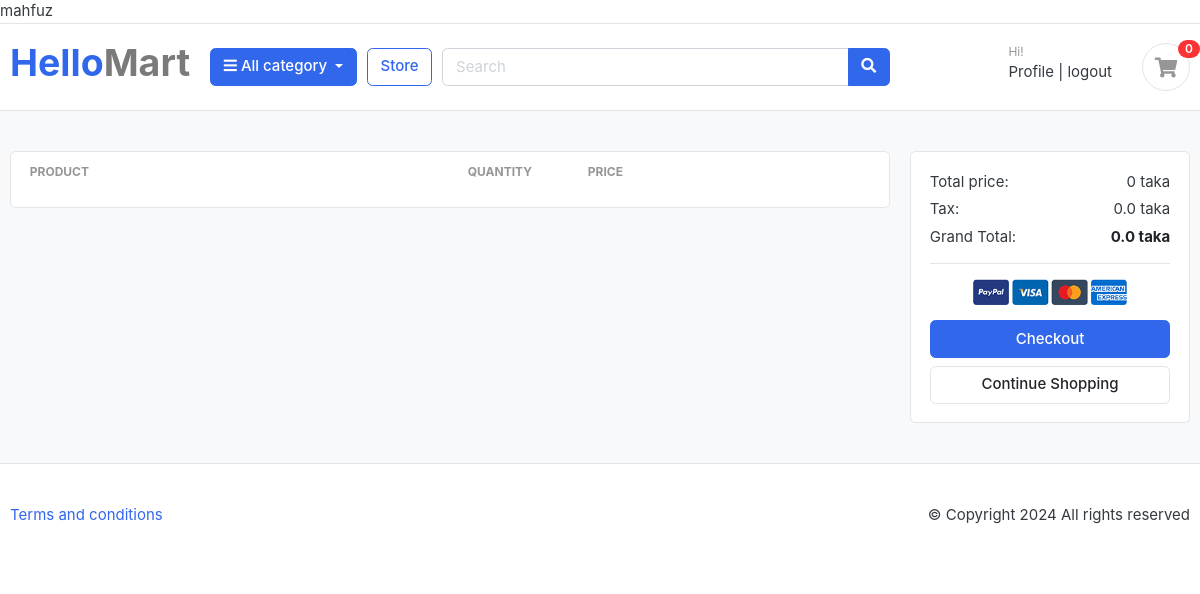
The app's page /cart/ (signed in), older data.
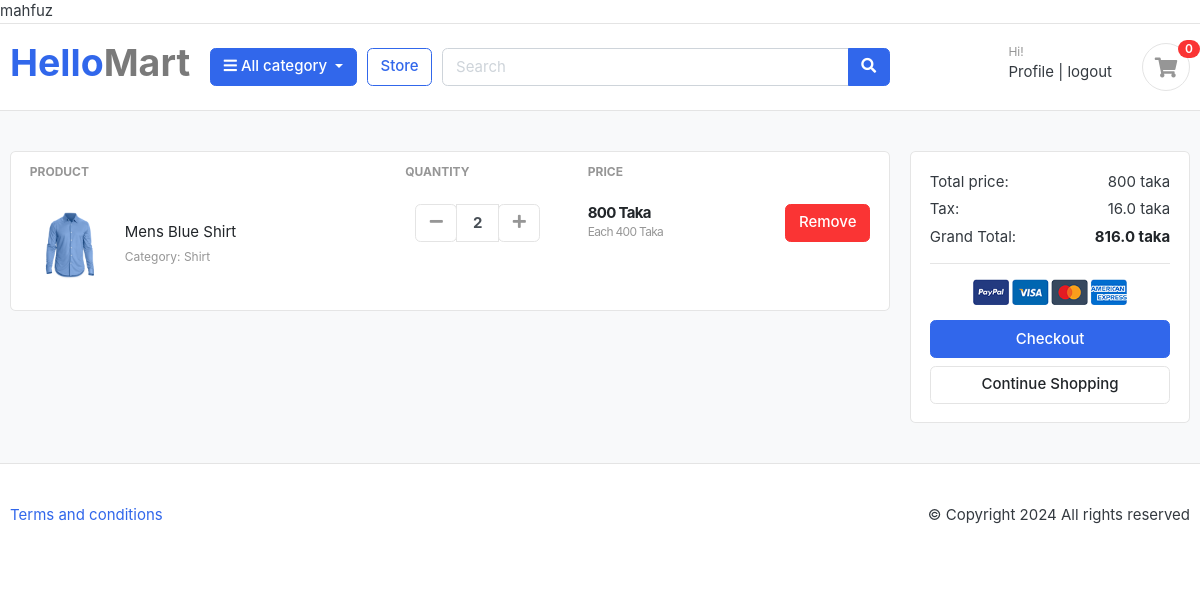
The same page, newer data.
### cart/models.py (models this page shows, shortened)
class CartItem(models.Model):
    product = models.ForeignKey(Product, on_delete = models.CASCADE)
    cart = models.ForeignKey(Cart, on_delete=models.CASCADE, null= True)
    quantity = models.IntegerField()
    is_active = models.BooleanField(default=True)
    user = models.ForeignKey(User, on_delete=models.CASCADE, null= True)
    def sub_total(self):
        return self.product.price * self.quantity

### store/models.py (models this page shows, shortened)
class Product(models.Model):
    product_name = models.CharField(max_length=100, unique = True)
    slug = models.SlugField(max_length = 200, unique = True)
    description = models.TextField(max_length = 400, blank = True)
    price = models.IntegerField()
    image = models.ImageField(upload_to='photos/products')
    stock = models.IntegerField()
    is_available = models.BooleanField(default = True)
    category = models.ForeignKey(Category, on_delete=models.CASCADE)
    created_date = models.DateTimeField(auto_now_add = True)
    modified_date = models.DateTimeField(auto_now = True)

### category/models.py (models this page shows, shortened)
class Category(models.Model):
    category_name = models.CharField(max_length = 50, unique = True)
    slug = models.SlugField(max_length = 100, unique = True)
    description = models.TextField(max_length = 255, blank = True)
    cat_image = models.ImageField(upload_to= 'photos/categories', blank= True)

### cart/views.py (the view, shortened to what this page needs)
# urls.py: path('cart/', include('cart.urls')),
def cart(request):
    cart_items = None
    tax = 0
    total = 0
    grand_total = 0
    if request.user.is_authenticated:
        cart_items = CartItem.objects.filter(user = request.user)
        for item in cart_items:
            total += item.product.price * item.quantity
        tax = (total*2)/100
    grand_total = total + tax
    return render(request, 'cart/cart.html', {'cart_items' : cart_items, 'tax' : tax, 'grand_total' : grand_total, 'total' : total})

### cart/templates/cart/cart.html (shortened to what the changed rows need)
{% extends "base.html" %}
{% load static %}
{% block body %}
<section class="section-content padding-y bg">
  <div class="container">
    <div class="row">
      <aside class="col-lg-9">
        <div class="card">
          <table class="table table-borderless table-shopping-cart">
            <thead class="text-muted">
              <tr class="small text-uppercase">
                <th scope="col">Product</th>
                <th scope="col" width="120">Quantity</th>
                <th scope="col" width="120">Price</th>
                <th scope="col" class="text-right" width="200"></th>
              </tr>
            </thead>
            <tbody>
              {% for item in cart_items %}
              <tr>
                <td>
                  <figure class="itemside align-items-center">
                    <div class="aside">
                      <img src="{{item.product.image.url}} " class="img-sm" />
                    </div>
                    <figcaption class="info">
                      <a href="#" class="title text-dark"
                        >{{item.product.product_name}} </a
                      >
                      <p class="text-muted small">
                        Category: {{item.product.category.category_name}}
                      </p>
                    </figcaption>
                  </figure>
                </td>
                <td>
                  <div class="col">
                    <div class="input-group input-spinner">
                      <div class="input-group-prepend">
                        <form action="{% url "remove_cart_item" item.product.id %}" method="POST">
                          <button
                            class="btn btn-light"
                            type="submit"
                            id="button-minus"
                          >
                            <i class="fa fa-minus"></i>
                          </button>
                        </form>
                      </div>
                      <input type="text" class="form-control" value={{item.quantity}} />
                      <div class="input-group-append">
                        <form action="{% url "add_cart" item.product.id %}" method="POST">
                          <button
                            class="btn btn-light"
                            type="submit"
                            id="button-plus"
                          >
                            <i class="fa fa-plus"></i>
                          </button>
                        </form>
                      </div>
                    </div>
                  </div>
                </td>
                <td>
                  <div class="price-wrap">
                    <var class="price">{{item.sub_total}} Taka </var>
                    <small class="text-muted">Each {{item.product.price}} Taka </small>
                  </div>
                </td>
                <td class="text-right">
                  <a href="{% url "remove_cart" item.product.id %}" class="btn btn-danger"> Remove</a>
                </td>
              </tr>
              {% endfor %}
            </tbody>
          </table>
        </div>
      </aside>
      <aside class="col-lg-3">
        <div class="card">
          <div class="card-body">
            <dl class="dlist-align">
              <dt>Total price:</dt>
              <dd class="text-right">{{total}} taka</dd>
            </dl>
            <dl class="dlist-align">
              <dt>Tax:</dt>
              <dd class="text-right">{{tax}} taka</dd>
            </dl>
            <dl class="dlist-align">
              <dd class="text-right text-dark b">
                <strong>{{grand_total}} taka</strong>
              </dd>
            </dl>
          </div>
        </div>
      </aside>
    </div>
  </div>
</section>
{% endblock body %}

Row changes from the older to the newer data that the page shows:
added CartItem: product.image (picture), product.product_name "Mens Blue Shirt", product.category.category_name "Shirt", quantity "2", sub_total "800", product.price "400"
Text that changed along with them:
{{ total }}: "0" → "800"
{{ tax }}: "0.0" → "16.0"
{{ grand_total }}: "0.0" → "816.0"
